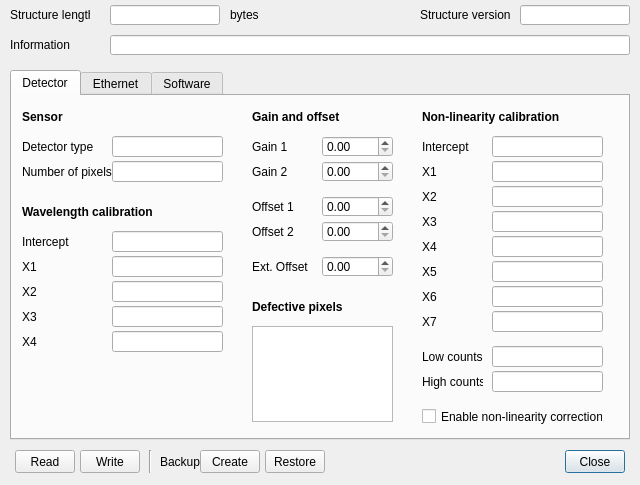
<?xml version="1.0" encoding="UTF-8"?>
<ui version="4.0">
 <class>SpectrometerEEPROM</class>
 <widget class="QDialog" name="SpectrometerEEPROM">
  <property name="geometry">
   <rect>
    <x>0</x>
    <y>0</y>
    <width>640</width>
    <height>485</height>
   </rect>
  </property>
  <property name="sizePolicy">
   <sizepolicy hsizetype="Fixed" vsizetype="Fixed">
    <horstretch>0</horstretch>
    <verstretch>0</verstretch>
   </sizepolicy>
  </property>
  <property name="windowTitle">
   <string>EEPROM</string>
  </property>
  <widget class="QPushButton" name="button_close">
   <property name="geometry">
    <rect>
     <x>565</x>
     <y>450</y>
     <width>60</width>
     <height>23</height>
    </rect>
   </property>
   <property name="text">
    <string>Close</string>
   </property>
  </widget>
  <widget class="QPushButton" name="button_read">
   <property name="geometry">
    <rect>
     <x>15</x>
     <y>450</y>
     <width>60</width>
     <height>23</height>
    </rect>
   </property>
   <property name="text">
    <string>Read</string>
   </property>
  </widget>
  <widget class="QPushButton" name="button_write">
   <property name="geometry">
    <rect>
     <x>80</x>
     <y>450</y>
     <width>60</width>
     <height>23</height>
    </rect>
   </property>
   <property name="text">
    <string>Write</string>
   </property>
  </widget>
  <widget class="QPushButton" name="button_backupCreate">
   <property name="geometry">
    <rect>
     <x>200</x>
     <y>450</y>
     <width>60</width>
     <height>23</height>
    </rect>
   </property>
   <property name="text">
    <string>Create</string>
   </property>
  </widget>
  <widget class="QPushButton" name="button_backupRestore">
   <property name="geometry">
    <rect>
     <x>265</x>
     <y>450</y>
     <width>60</width>
     <height>23</height>
    </rect>
   </property>
   <property name="text">
    <string>Restore</string>
   </property>
  </widget>
  <widget class="QLabel" name="label_9">
   <property name="geometry">
    <rect>
     <x>10</x>
     <y>5</y>
     <width>80</width>
     <height>20</height>
    </rect>
   </property>
   <property name="text">
    <string>Structure length</string>
   </property>
  </widget>
  <widget class="QLabel" name="label_10">
   <property name="geometry">
    <rect>
     <x>420</x>
     <y>5</y>
     <width>90</width>
     <height>20</height>
    </rect>
   </property>
   <property name="text">
    <string>Structure version</string>
   </property>
  </widget>
  <widget class="QLineEdit" name="lineEdit_structureLength">
   <property name="geometry">
    <rect>
     <x>110</x>
     <y>5</y>
     <width>110</width>
     <height>20</height>
    </rect>
   </property>
   <property name="maxLength">
    <number>16</number>
   </property>
   <property name="readOnly">
    <bool>true</bool>
   </property>
  </widget>
  <widget class="QLineEdit" name="lineEdit_structureVersion">
   <property name="geometry">
    <rect>
     <x>520</x>
     <y>5</y>
     <width>110</width>
     <height>20</height>
    </rect>
   </property>
   <property name="maxLength">
    <number>8</number>
   </property>
   <property name="readOnly">
    <bool>true</bool>
   </property>
  </widget>
  <widget class="QLabel" name="label_43">
   <property name="geometry">
    <rect>
     <x>10</x>
     <y>35</y>
     <width>90</width>
     <height>20</height>
    </rect>
   </property>
   <property name="text">
    <string>Information</string>
   </property>
  </widget>
  <widget class="QLineEdit" name="lineEdit_information">
   <property name="geometry">
    <rect>
     <x>110</x>
     <y>35</y>
     <width>520</width>
     <height>20</height>
    </rect>
   </property>
   <property name="maxLength">
    <number>64</number>
   </property>
   <property name="readOnly">
    <bool>true</bool>
   </property>
  </widget>
  <widget class="QLabel" name="label_44">
   <property name="geometry">
    <rect>
     <x>230</x>
     <y>5</y>
     <width>40</width>
     <height>20</height>
    </rect>
   </property>
   <property name="text">
    <string>bytes</string>
   </property>
  </widget>
  <widget class="QTabWidget" name="tabWidget_2">
   <property name="geometry">
    <rect>
     <x>10</x>
     <y>70</y>
     <width>620</width>
     <height>370</height>
    </rect>
   </property>
   <property name="currentIndex">
    <number>0</number>
   </property>
   <widget class="QWidget" name="tab_3">
    <attribute name="title">
     <string>Detector</string>
    </attribute>
    <widget class="QLineEdit" name="detectorType">
     <property name="geometry">
      <rect>
       <x>100</x>
       <y>40</y>
       <width>111</width>
       <height>21</height>
      </rect>
     </property>
     <property name="readOnly">
      <bool>true</bool>
     </property>
    </widget>
    <widget class="QLabel" name="label_11">
     <property name="geometry">
      <rect>
       <x>10</x>
       <y>40</y>
       <width>91</width>
       <height>21</height>
      </rect>
     </property>
     <property name="text">
      <string>Detector type</string>
     </property>
    </widget>
    <widget class="QLabel" name="label_4">
     <property name="geometry">
      <rect>
       <x>10</x>
       <y>65</y>
       <width>91</width>
       <height>21</height>
      </rect>
     </property>
     <property name="text">
      <string>Number of pixels</string>
     </property>
    </widget>
    <widget class="QLineEdit" name="a_pNumPixels">
     <property name="geometry">
      <rect>
       <x>100</x>
       <y>65</y>
       <width>111</width>
       <height>21</height>
      </rect>
     </property>
     <property name="readOnly">
      <bool>true</bool>
     </property>
    </widget>
    <widget class="QLabel" name="label_21">
     <property name="geometry">
      <rect>
       <x>10</x>
       <y>135</y>
       <width>81</width>
       <height>21</height>
      </rect>
     </property>
     <property name="text">
      <string>Intercept</string>
     </property>
    </widget>
    <widget class="QLabel" name="label_22">
     <property name="geometry">
      <rect>
       <x>10</x>
       <y>160</y>
       <width>81</width>
       <height>21</height>
      </rect>
     </property>
     <property name="text">
      <string>X1</string>
     </property>
    </widget>
    <widget class="QLineEdit" name="lineEdit_wavelengthCalibration_intercept">
     <property name="geometry">
      <rect>
       <x>100</x>
       <y>135</y>
       <width>111</width>
       <height>21</height>
      </rect>
     </property>
    </widget>
    <widget class="QLineEdit" name="lineEdit_wavelengthCalibration_X1">
     <property name="geometry">
      <rect>
       <x>100</x>
       <y>160</y>
       <width>111</width>
       <height>21</height>
      </rect>
     </property>
    </widget>
    <widget class="QLabel" name="label_23">
     <property name="geometry">
      <rect>
       <x>10</x>
       <y>185</y>
       <width>81</width>
       <height>21</height>
      </rect>
     </property>
     <property name="text">
      <string>X2</string>
     </property>
    </widget>
    <widget class="QLineEdit" name="lineEdit_wavelengthCalibration_X2">
     <property name="geometry">
      <rect>
       <x>100</x>
       <y>185</y>
       <width>111</width>
       <height>21</height>
      </rect>
     </property>
    </widget>
    <widget class="QLabel" name="label_24">
     <property name="geometry">
      <rect>
       <x>10</x>
       <y>210</y>
       <width>81</width>
       <height>21</height>
      </rect>
     </property>
     <property name="text">
      <string>X3</string>
     </property>
    </widget>
    <widget class="QLabel" name="label_25">
     <property name="geometry">
      <rect>
       <x>10</x>
       <y>235</y>
       <width>81</width>
       <height>21</height>
      </rect>
     </property>
     <property name="text">
      <string>X4</string>
     </property>
    </widget>
    <widget class="QLineEdit" name="lineEdit_wavelengthCalibration_X3">
     <property name="geometry">
      <rect>
       <x>100</x>
       <y>210</y>
       <width>111</width>
       <height>21</height>
      </rect>
     </property>
    </widget>
    <widget class="QLineEdit" name="lineEdit_wavelengthCalibration_X4">
     <property name="geometry">
      <rect>
       <x>100</x>
       <y>235</y>
       <width>111</width>
       <height>21</height>
      </rect>
     </property>
    </widget>
    <widget class="QLabel" name="label_26">
     <property name="geometry">
      <rect>
       <x>10</x>
       <y>105</y>
       <width>201</width>
       <height>21</height>
      </rect>
     </property>
     <property name="font">
      <font>
       <weight>75</weight>
       <bold>true</bold>
      </font>
     </property>
     <property name="text">
      <string>Wavelength calibration</string>
     </property>
    </widget>
    <widget class="QLabel" name="label_27">
     <property name="geometry">
      <rect>
       <x>410</x>
       <y>10</y>
       <width>181</width>
       <height>21</height>
      </rect>
     </property>
     <property name="font">
      <font>
       <weight>75</weight>
       <bold>true</bold>
      </font>
     </property>
     <property name="text">
      <string>Non-linearity calibration</string>
     </property>
    </widget>
    <widget class="QLabel" name="label_28">
     <property name="geometry">
      <rect>
       <x>410</x>
       <y>140</y>
       <width>61</width>
       <height>21</height>
      </rect>
     </property>
     <property name="text">
      <string>X4</string>
     </property>
    </widget>
    <widget class="QLabel" name="label_29">
     <property name="geometry">
      <rect>
       <x>410</x>
       <y>90</y>
       <width>61</width>
       <height>21</height>
      </rect>
     </property>
     <property name="text">
      <string>X2</string>
     </property>
    </widget>
    <widget class="QLineEdit" name="lineEdit_nonlinearityCalibration_X2">
     <property name="geometry">
      <rect>
       <x>480</x>
       <y>90</y>
       <width>111</width>
       <height>21</height>
      </rect>
     </property>
    </widget>
    <widget class="QLineEdit" name="lineEdit_nonlinearityCalibration_X4">
     <property name="geometry">
      <rect>
       <x>480</x>
       <y>140</y>
       <width>111</width>
       <height>21</height>
      </rect>
     </property>
    </widget>
    <widget class="QLineEdit" name="lineEdit_nonlinearityCalibration_intercept">
     <property name="geometry">
      <rect>
       <x>480</x>
       <y>40</y>
       <width>111</width>
       <height>21</height>
      </rect>
     </property>
    </widget>
    <widget class="QLineEdit" name="lineEdit_nonlinearityCalibration_X3">
     <property name="geometry">
      <rect>
       <x>480</x>
       <y>115</y>
       <width>111</width>
       <height>21</height>
      </rect>
     </property>
    </widget>
    <widget class="QLineEdit" name="lineEdit_nonlinearityCalibration_X1">
     <property name="geometry">
      <rect>
       <x>480</x>
       <y>65</y>
       <width>111</width>
       <height>21</height>
      </rect>
     </property>
    </widget>
    <widget class="QLabel" name="label_30">
     <property name="geometry">
      <rect>
       <x>410</x>
       <y>65</y>
       <width>61</width>
       <height>21</height>
      </rect>
     </property>
     <property name="text">
      <string>X1</string>
     </property>
    </widget>
    <widget class="QLabel" name="label_31">
     <property name="geometry">
      <rect>
       <x>410</x>
       <y>40</y>
       <width>61</width>
       <height>21</height>
      </rect>
     </property>
     <property name="text">
      <string>Intercept</string>
     </property>
    </widget>
    <widget class="QLabel" name="label_32">
     <property name="geometry">
      <rect>
       <x>410</x>
       <y>115</y>
       <width>61</width>
       <height>21</height>
      </rect>
     </property>
     <property name="text">
      <string>X3</string>
     </property>
    </widget>
    <widget class="QLabel" name="label_33">
     <property name="geometry">
      <rect>
       <x>410</x>
       <y>165</y>
       <width>61</width>
       <height>21</height>
      </rect>
     </property>
     <property name="text">
      <string>X5</string>
     </property>
    </widget>
    <widget class="QLineEdit" name="lineEdit_nonlinearityCalibration_X5">
     <property name="geometry">
      <rect>
       <x>480</x>
       <y>165</y>
       <width>111</width>
       <height>21</height>
      </rect>
     </property>
    </widget>
    <widget class="QLabel" name="label_34">
     <property name="geometry">
      <rect>
       <x>410</x>
       <y>190</y>
       <width>61</width>
       <height>21</height>
      </rect>
     </property>
     <property name="text">
      <string>X6</string>
     </property>
    </widget>
    <widget class="QLineEdit" name="lineEdit_nonlinearityCalibration_X6">
     <property name="geometry">
      <rect>
       <x>480</x>
       <y>190</y>
       <width>111</width>
       <height>21</height>
      </rect>
     </property>
    </widget>
    <widget class="QLabel" name="label_35">
     <property name="geometry">
      <rect>
       <x>410</x>
       <y>215</y>
       <width>61</width>
       <height>21</height>
      </rect>
     </property>
     <property name="text">
      <string>X7</string>
     </property>
    </widget>
    <widget class="QLineEdit" name="lineEdit_nonlinearityCalibration_X7">
     <property name="geometry">
      <rect>
       <x>480</x>
       <y>215</y>
       <width>111</width>
       <height>21</height>
      </rect>
     </property>
    </widget>
    <widget class="QLineEdit" name="lineEdit_nonlinearityCalibration_lowCounts">
     <property name="geometry">
      <rect>
       <x>480</x>
       <y>250</y>
       <width>111</width>
       <height>21</height>
      </rect>
     </property>
     <property name="text">
      <string/>
     </property>
    </widget>
    <widget class="QLabel" name="label_36">
     <property name="geometry">
      <rect>
       <x>410</x>
       <y>250</y>
       <width>61</width>
       <height>21</height>
      </rect>
     </property>
     <property name="text">
      <string>Low counts</string>
     </property>
    </widget>
    <widget class="QLineEdit" name="lineEdit_nonlinearityCalibration_highCounts">
     <property name="geometry">
      <rect>
       <x>480</x>
       <y>275</y>
       <width>111</width>
       <height>21</height>
      </rect>
     </property>
     <property name="text">
      <string/>
     </property>
    </widget>
    <widget class="QLabel" name="label_37">
     <property name="geometry">
      <rect>
       <x>410</x>
       <y>275</y>
       <width>61</width>
       <height>21</height>
      </rect>
     </property>
     <property name="text">
      <string>High counts</string>
     </property>
    </widget>
    <widget class="QCheckBox" name="checkBox_nonlinearityCorrection_enabled">
     <property name="geometry">
      <rect>
       <x>410</x>
       <y>310</y>
       <width>181</width>
       <height>21</height>
      </rect>
     </property>
     <property name="text">
      <string>Enable non-linearity correction</string>
     </property>
    </widget>
    <widget class="QLabel" name="label_38">
     <property name="geometry">
      <rect>
       <x>240</x>
       <y>200</y>
       <width>141</width>
       <height>21</height>
      </rect>
     </property>
     <property name="font">
      <font>
       <weight>75</weight>
       <bold>true</bold>
      </font>
     </property>
     <property name="text">
      <string>Defective pixels</string>
     </property>
    </widget>
    <widget class="QListWidget" name="listWidget_defectivePixels">
     <property name="geometry">
      <rect>
       <x>240</x>
       <y>230</y>
       <width>141</width>
       <height>96</height>
      </rect>
     </property>
    </widget>
    <widget class="QLabel" name="label_12">
     <property name="geometry">
      <rect>
       <x>240</x>
       <y>40</y>
       <width>51</width>
       <height>21</height>
      </rect>
     </property>
     <property name="text">
      <string>Gain 1</string>
     </property>
    </widget>
    <widget class="QLabel" name="label_13">
     <property name="geometry">
      <rect>
       <x>240</x>
       <y>65</y>
       <width>51</width>
       <height>21</height>
      </rect>
     </property>
     <property name="text">
      <string>Gain 2</string>
     </property>
    </widget>
    <widget class="QLabel" name="label_39">
     <property name="geometry">
      <rect>
       <x>240</x>
       <y>100</y>
       <width>51</width>
       <height>21</height>
      </rect>
     </property>
     <property name="text">
      <string>Offset 1</string>
     </property>
    </widget>
    <widget class="QLabel" name="label_40">
     <property name="geometry">
      <rect>
       <x>240</x>
       <y>125</y>
       <width>51</width>
       <height>21</height>
      </rect>
     </property>
     <property name="text">
      <string>Offset 2</string>
     </property>
    </widget>
    <widget class="QLabel" name="label_41">
     <property name="geometry">
      <rect>
       <x>240</x>
       <y>160</y>
       <width>61</width>
       <height>21</height>
      </rect>
     </property>
     <property name="text">
      <string>Ext. Offset</string>
     </property>
    </widget>
    <widget class="QDoubleSpinBox" name="doubleSpinBox_extOffset">
     <property name="geometry">
      <rect>
       <x>310</x>
       <y>160</y>
       <width>71</width>
       <height>21</height>
      </rect>
     </property>
    </widget>
    <widget class="QDoubleSpinBox" name="doubleSpinBox_offset2">
     <property name="geometry">
      <rect>
       <x>310</x>
       <y>125</y>
       <width>71</width>
       <height>21</height>
      </rect>
     </property>
    </widget>
    <widget class="QDoubleSpinBox" name="doubleSpinBox_offset1">
     <property name="geometry">
      <rect>
       <x>310</x>
       <y>100</y>
       <width>71</width>
       <height>21</height>
      </rect>
     </property>
    </widget>
    <widget class="QDoubleSpinBox" name="doubleSpinBox_gain2">
     <property name="geometry">
      <rect>
       <x>310</x>
       <y>65</y>
       <width>71</width>
       <height>21</height>
      </rect>
     </property>
    </widget>
    <widget class="QDoubleSpinBox" name="doubleSpinBox_gain1">
     <property name="geometry">
      <rect>
       <x>310</x>
       <y>40</y>
       <width>71</width>
       <height>21</height>
      </rect>
     </property>
    </widget>
    <widget class="QLabel" name="label_42">
     <property name="geometry">
      <rect>
       <x>240</x>
       <y>10</y>
       <width>141</width>
       <height>21</height>
      </rect>
     </property>
     <property name="font">
      <font>
       <weight>75</weight>
       <bold>true</bold>
      </font>
     </property>
     <property name="text">
      <string>Gain and offset</string>
     </property>
    </widget>
    <widget class="QLabel" name="label_45">
     <property name="geometry">
      <rect>
       <x>10</x>
       <y>10</y>
       <width>141</width>
       <height>21</height>
      </rect>
     </property>
     <property name="font">
      <font>
       <weight>75</weight>
       <bold>true</bold>
      </font>
     </property>
     <property name="text">
      <string>Sensor</string>
     </property>
    </widget>
   </widget>
   <widget class="QWidget" name="tab_5">
    <attribute name="title">
     <string>Ethernet</string>
    </attribute>
    <widget class="QLabel" name="label_8">
     <property name="geometry">
      <rect>
       <x>10</x>
       <y>85</y>
       <width>61</width>
       <height>21</height>
      </rect>
     </property>
     <property name="text">
      <string>TCP port</string>
     </property>
    </widget>
    <widget class="QLineEdit" name="m_IpAddr">
     <property name="geometry">
      <rect>
       <x>80</x>
       <y>10</y>
       <width>111</width>
       <height>21</height>
      </rect>
     </property>
     <property name="maxLength">
      <number>16</number>
     </property>
     <property name="frame">
      <bool>true</bool>
     </property>
     <property name="readOnly">
      <bool>true</bool>
     </property>
    </widget>
    <widget class="QLineEdit" name="m_NetMask">
     <property name="geometry">
      <rect>
       <x>80</x>
       <y>35</y>
       <width>111</width>
       <height>21</height>
      </rect>
     </property>
     <property name="maxLength">
      <number>16</number>
     </property>
     <property name="readOnly">
      <bool>true</bool>
     </property>
    </widget>
    <widget class="QLabel" name="label_7">
     <property name="geometry">
      <rect>
       <x>10</x>
       <y>60</y>
       <width>61</width>
       <height>21</height>
      </rect>
     </property>
     <property name="text">
      <string>Gateway</string>
     </property>
    </widget>
    <widget class="QLabel" name="label_6">
     <property name="geometry">
      <rect>
       <x>10</x>
       <y>35</y>
       <width>61</width>
       <height>21</height>
      </rect>
     </property>
     <property name="text">
      <string>Net mask</string>
     </property>
    </widget>
    <widget class="QLineEdit" name="m_TcpPort">
     <property name="geometry">
      <rect>
       <x>80</x>
       <y>85</y>
       <width>111</width>
       <height>21</height>
      </rect>
     </property>
     <property name="maxLength">
      <number>5</number>
     </property>
     <property name="readOnly">
      <bool>true</bool>
     </property>
    </widget>
    <widget class="QLineEdit" name="m_Gateway">
     <property name="geometry">
      <rect>
       <x>80</x>
       <y>60</y>
       <width>111</width>
       <height>21</height>
      </rect>
     </property>
     <property name="maxLength">
      <number>16</number>
     </property>
     <property name="readOnly">
      <bool>true</bool>
     </property>
    </widget>
    <widget class="QCheckBox" name="m_DhcpEnabled">
     <property name="geometry">
      <rect>
       <x>10</x>
       <y>110</y>
       <width>181</width>
       <height>21</height>
      </rect>
     </property>
     <property name="text">
      <string>DHCP enabled</string>
     </property>
     <property name="checkable">
      <bool>false</bool>
     </property>
    </widget>
    <widget class="QLabel" name="label_5">
     <property name="geometry">
      <rect>
       <x>10</x>
       <y>10</y>
       <width>61</width>
       <height>21</height>
      </rect>
     </property>
     <property name="text">
      <string>IP address</string>
     </property>
    </widget>
   </widget>
   <widget class="QWidget" name="tab_4">
    <attribute name="title">
     <string>Software</string>
    </attribute>
    <widget class="QLineEdit" name="a_pFPGAVersion">
     <property name="geometry">
      <rect>
       <x>110</x>
       <y>10</y>
       <width>111</width>
       <height>21</height>
      </rect>
     </property>
     <property name="readOnly">
      <bool>true</bool>
     </property>
    </widget>
    <widget class="QLabel" name="label">
     <property name="geometry">
      <rect>
       <x>10</x>
       <y>10</y>
       <width>91</width>
       <height>21</height>
      </rect>
     </property>
     <property name="text">
      <string>FPGA version</string>
     </property>
    </widget>
    <widget class="QLabel" name="label_2">
     <property name="geometry">
      <rect>
       <x>10</x>
       <y>35</y>
       <width>91</width>
       <height>21</height>
      </rect>
     </property>
     <property name="text">
      <string>Firmware version</string>
     </property>
    </widget>
    <widget class="QLineEdit" name="a_pDLLVersion">
     <property name="geometry">
      <rect>
       <x>110</x>
       <y>60</y>
       <width>111</width>
       <height>21</height>
      </rect>
     </property>
     <property name="readOnly">
      <bool>true</bool>
     </property>
    </widget>
    <widget class="QLabel" name="label_3">
     <property name="geometry">
      <rect>
       <x>10</x>
       <y>60</y>
       <width>91</width>
       <height>21</height>
      </rect>
     </property>
     <property name="text">
      <string>DLL version</string>
     </property>
    </widget>
    <widget class="QLineEdit" name="a_pFirmwareVersion">
     <property name="geometry">
      <rect>
       <x>110</x>
       <y>35</y>
       <width>111</width>
       <height>21</height>
      </rect>
     </property>
     <property name="readOnly">
      <bool>true</bool>
     </property>
    </widget>
   </widget>
  </widget>
  <widget class="Line" name="line">
   <property name="geometry">
    <rect>
     <x>140</x>
     <y>450</y>
     <width>20</width>
     <height>23</height>
    </rect>
   </property>
   <property name="frameShadow">
    <enum>QFrame::Sunken</enum>
   </property>
   <property name="orientation">
    <enum>Qt::Vertical</enum>
   </property>
  </widget>
  <widget class="QLabel" name="label_14">
   <property name="geometry">
    <rect>
     <x>160</x>
     <y>450</y>
     <width>40</width>
     <height>23</height>
    </rect>
   </property>
   <property name="text">
    <string>Backup</string>
   </property>
  </widget>
 </widget>
 <resources/>
 <connections/>
</ui>
